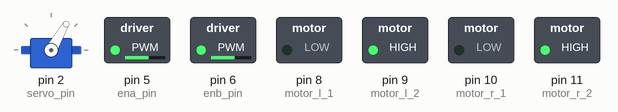
Simulated run of this sketch. Board: Arduino Uno, built with avr-gcc and run on an emulated ATmega328P. Parts: servo, switched loads named in the sketch (green lamp = pin HIGH).

Above: at 0.1 s.
At 1.1 s:
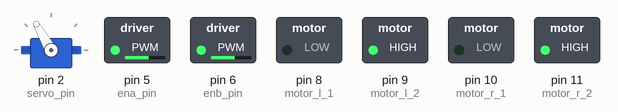
At 1.9 s:
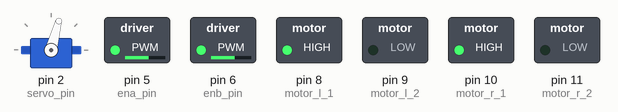
At 2.5 s:
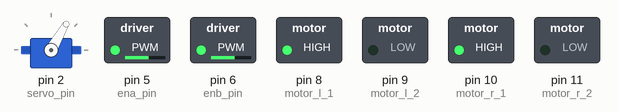
At 3.4 s:
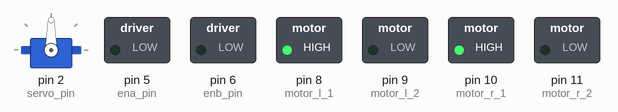
Timing chart, 0 to 4.9 s (numbered marks = the images above):
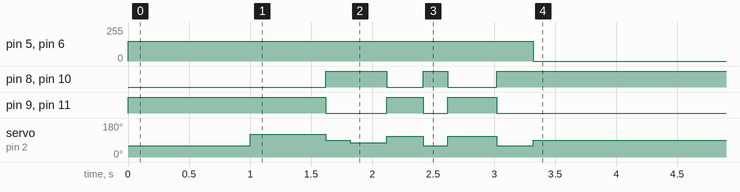

The sketch:

forwards_backwards_simplified.ino
```cpp
#include <Servo.h>
Servo myservo;

//****************************************************************
// Declare varibles for drive motors
//****************************************************************

#define ena_pin 5
#define enb_pin 6
#define motor_l_1 8
#define motor_l_2 9
#define motor_r_1 10
#define motor_r_2 11

#define servo_pin 2

#define motor_speed 150

void setup()
{
  {
    pinMode(ena_pin, OUTPUT);
    pinMode(enb_pin, OUTPUT);
    pinMode(motor_l_1, OUTPUT);
    pinMode(motor_l_2, OUTPUT);
    pinMode(motor_r_1, OUTPUT);
    pinMode(motor_r_2, OUTPUT);
    myservo.attach(servo_pin);
  }

    myservo.write(60);
    analogWrite(ena_pin,motor_speed);
    analogWrite(enb_pin,motor_speed);

    backwards();
    delay(1000);
    myservo.write(120);
    backwards();
    delay(620);
    myservo.write(90);
    forwards();
    delay(200);
    myservo.write(75);
    forwards();
    delay(300);
    myservo.write(110);
    backwards();
    delay(300);
    myservo.write(60);
    forwards();
    delay(200);
    myservo.write(110);
    backwards();
    delay(400);
    myservo.write(60);
    forwards();
    delay(300);
    myservo.write(90);


    //backwards();
    analogWrite(ena_pin,motor_speed);
    analogWrite(enb_pin,motor_speed);


    analogWrite(ena_pin,0);
    analogWrite(enb_pin,0);
}

void loop()
{

}

void forwards()
{
    digitalWrite(motor_l_1,HIGH);
    digitalWrite(motor_l_2,LOW);
    digitalWrite(motor_r_1,HIGH);
    digitalWrite(motor_r_2,LOW);
}

void backwards()
{
    digitalWrite(motor_l_1,LOW);
    digitalWrite(motor_l_2,HIGH);
    digitalWrite(motor_r_1,LOW);
    digitalWrite(motor_r_2,HIGH);
}
```

Measured:
- by itself, servo on pin 2 (servo_pin): 60° → 120° at 1.0 s, → 90° 0.62 s later, → 75° 0.20 s later, → 110° 0.30 s later, … (8 changes in this stretch)
